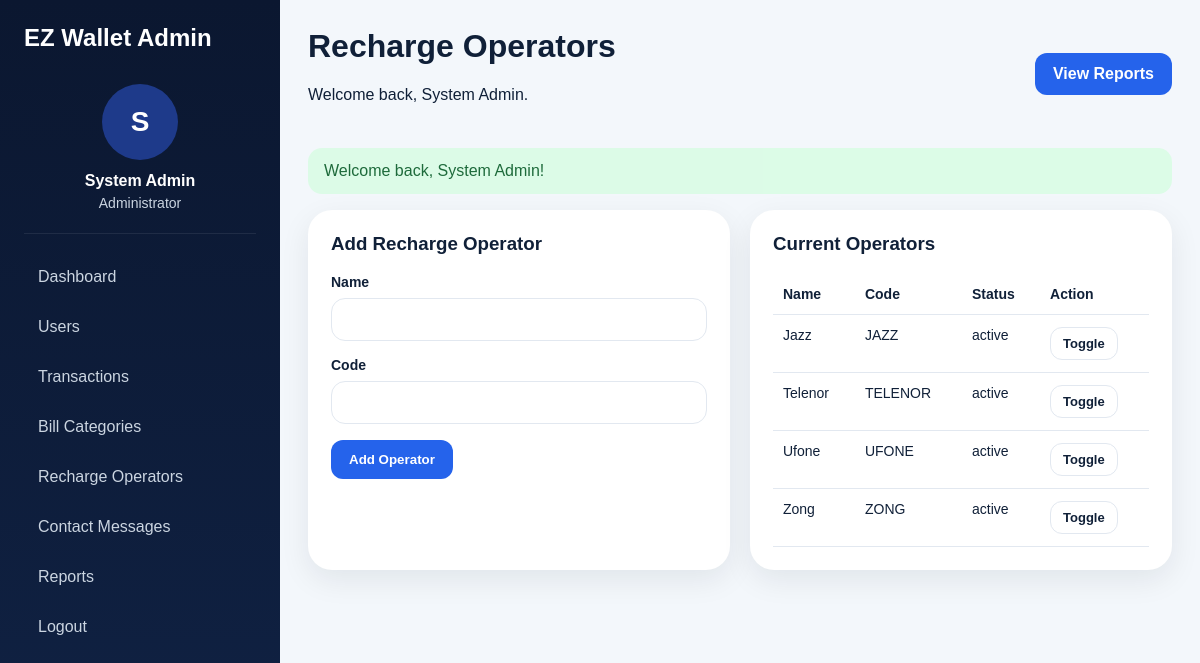
Page /public/index.php?route=admin/operators (signed in) on the committed database.
### tables this page shows
CREATE TABLE wallets (id INT AUTO_INCREMENT PRIMARY KEY,user_id INT NOT NULL UNIQUE,balance DECIMAL(12,2) NOT NULL DEFAULT 0.00,created_at DATETIME NOT NULL,updated_at DATETIME NOT NULL,CONSTRAINT fk_wallet_user FOREIGN KEY (user_id) REFERENCES users(id) ON DELETE CASCADE);

CREATE TABLE users (id INT AUTO_INCREMENT PRIMARY KEY,name VARCHAR(120) NOT NULL,username VARCHAR(80) NOT NULL UNIQUE,email VARCHAR(150) NOT NULL UNIQUE,phone VARCHAR(30) NOT NULL,password_hash VARCHAR(255) NOT NULL,role ENUM('admin','user') NOT NULL DEFAULT 'user',status ENUM('active','inactive') NOT NULL DEFAULT 'active',avatar VARCHAR(255) NULL,created_at DATETIME NOT NULL,updated_at DATETIME NOT NULL);

CREATE TABLE recharge_operators (id INT AUTO_INCREMENT PRIMARY KEY,name VARCHAR(120) NOT NULL,code VARCHAR(50) NOT NULL UNIQUE,status ENUM('active','inactive') NOT NULL DEFAULT 'active',created_at DATETIME NOT NULL);

### controllers/BaseController.php (called while the page is built, shortened)
<?php
abstract class BaseController
{
    protected function view(string $view, array $data = [], string $layout = 'app'): void
    {
        extract($data);
        $layoutFile = __DIR__ . '/../views/layouts/' . $layout . '.php';
        require $layoutFile;
    }
}

### controllers/AdminController.php (called while the page is built, shortened)
<?php
class AdminController extends BaseController
{
    public function operators(): void { require_admin(); $this->view('admin/operators', ['title'=>'Recharge Operators','operators'=>(new Recharge())->adminOperators()], 'admin'); }
}

### public/index.php (called while the page is built, shortened)
<?php
require_once __DIR__ . '/../routes/web.php';
$route = $_GET['route'] ?? 'home';
[$controllerClass, $method] = $routes[$route];
$controller = new $controllerClass();
$controller->$method();

### config/database.php (called while the page is built)
<?php
class Database
{
    private static ?PDO $instance = null;
    public static function getInstance(): PDO
    {
        if (self::$instance === null) {
            $config = require __DIR__ . '/app.php';
            $db = $config['db'];
            $dsn = sprintf(
                'mysql:host=%s;port=%s;dbname=%s;charset=%s',
                $db['host'],
                $db['port'],
                $db['database'],
                $db['charset']
            );
            self::$instance = new PDO($dsn, $db['username'], $db['password'], [
                PDO::ATTR_ERRMODE => PDO::ERRMODE_EXCEPTION,
                PDO::ATTR_DEFAULT_FETCH_MODE => PDO::FETCH_ASSOC,
                PDO::ATTR_EMULATE_PREPARES => false,
            ]);
        }
        return self::$instance;
    }
}

### models/BaseModel.php (called while the page is built, shortened)
<?php
abstract class BaseModel
{
    public function __construct()
    {
        $this->db = Database::getInstance();
    }
}

### models/User.php (called while the page is built, shortened)
<?php
class User extends BaseModel
{
    public function findById(int $id): ?array
    {
        $stmt = $this->db->prepare("SELECT u.*, w.balance FROM users u LEFT JOIN wallets w ON w.user_id=u.id WHERE u.id=?");
        $stmt->execute([$id]);
        return $stmt->fetch() ?: null;
    }
}

### includes/auth.php (called while the page is built, shortened)
<?php
function auth_user(): ?array
{
    if (!empty($_SESSION['user_id'])) {
        return (new User())->findById((int)$_SESSION['user_id']);
    }
    return null;
}

### includes/helpers.php (called while the page is built, shortened)
<?php
function app_config(): array
{
    static $config = null;
    if ($config === null) {
        $config = require __DIR__ . '/../config/app.php';
    }
    return $config;
}
function base_url(string $path = ''): string
{
    $base = rtrim(app_config()['base_path'], '/');
    $path = ltrim($path, '/');
    return $base . ($path ? '/' . $path : '');
}
function e(?string $value): string
{
    return htmlspecialchars((string)$value, ENT_QUOTES, 'UTF-8');
}
function current_route(): string
{
    return $_GET['route'] ?? 'home';
}
function route_is(string $route): bool
{
    return current_route() === $route;
}

### config/app.php (called while the page is built)
<?php
return [
    'app_name' => 'EZ Wallet Secure Financial Transaction',
    'base_path' => '/ez_wallet_secure/public',
    'db' => [
        'host' => '127.0.0.1',
        'port' => '3306',
        'database' => 'ez_wallet_secure',
        'username' => 'root',
        'password' => '',
        'charset' => 'utf8mb4',
    ],
    'currency' => 'PKR',
    'upload_dir' => dirname(__DIR__) . '/uploads/avatars',
    'max_upload_size' => 2097152,
];

### models/Recharge.php (called while the page is built, shortened)
<?php
class Recharge extends BaseModel
{
    public function adminOperators(): array
    {
        return $this->db->query("SELECT * FROM recharge_operators ORDER BY name")->fetchAll();
    }
}

### views/admin/operators.php (the view)
<div class="grid-2"><div class="card"><h3>Add Recharge Operator</h3><form method="post" action="<?= base_url('index.php?route=admin/operators/store') ?>"><input type="hidden" name="_csrf" value="<?= csrf_token() ?>"><div class="form-group"><label>Name</label><input type="text" name="name" required></div><div class="form-group"><label>Code</label><input type="text" name="code" required></div><button class="btn btn-primary" type="submit">Add Operator</button></form></div><div class="card"><h3>Current Operators</h3><div class="table-wrap"><table><thead><tr><th>Name</th><th>Code</th><th>Status</th><th>Action</th></tr></thead><tbody><?php foreach ($operators as $operator): ?><tr><td><?= e($operator['name']) ?></td><td><?= e($operator['code']) ?></td><td><?= e($operator['status']) ?></td><td><form method="post" action="<?= base_url('index.php?route=admin/operators/toggle') ?>" class="inline-form"><input type="hidden" name="_csrf" value="<?= csrf_token() ?>"><input type="hidden" name="id" value="<?= (int)$operator['id'] ?>"><button class="btn btn-sm btn-outline">Toggle</button></form></td></tr><?php endforeach; ?></tbody></table></div></div></div>

### views/partials/admin_sidebar.php
<?php $auth = auth_user(); ?><aside class="sidebar admin-sidebar"><div class="sidebar-brand">EZ Wallet Admin</div><div class="sidebar-user"><div class="avatar-circle admin-avatar"><span><?= strtoupper(substr($auth['name'], 0, 1)) ?></span></div><h4><?= e($auth['name']) ?></h4><p>Administrator</p></div><nav class="sidebar-nav"><a href="<?= base_url('index.php?route=admin/dashboard') ?>" class="<?= route_is('admin/dashboard') ? 'active' : '' ?>">Dashboard</a><a href="<?= base_url('index.php?route=admin/users') ?>">Users</a><a href="<?= base_url('index.php?route=admin/transactions') ?>">Transactions</a><a href="<?= base_url('index.php?route=admin/bill-categories') ?>">Bill Categories</a><a href="<?= base_url('index.php?route=admin/operators') ?>">Recharge Operators</a><a href="<?= base_url('index.php?route=admin/contact-messages') ?>">Contact Messages</a><a href="<?= base_url('index.php?route=admin/reports') ?>">Reports</a><a href="<?= base_url('index.php?route=logout') ?>">Logout</a></nav></aside>

### views/partials/dashboard_header.php
<?php $auth = auth_user(); ?><header class="dashboard-header"><div><h1><?= e($title ?? 'Dashboard') ?></h1><p>Welcome back, <?= e($auth['name']) ?>.</p></div><div class="header-actions"><?php if ($auth['role'] === 'user'): ?><a href="<?= base_url('index.php?route=wallet/send-money') ?>" class="btn btn-primary">Send Money</a><a href="<?= base_url('index.php?route=wallet/add-money') ?>" class="btn btn-outline">Add Money</a><?php else: ?><a href="<?= base_url('index.php?route=admin/reports') ?>" class="btn btn-primary">View Reports</a><?php endif; ?></div></header>

### assets/css/app.css (style rules this page uses)
:root { --bg:#07111f;--bg2:#0c1b31;--text:#102038;--muted:#64748b;--primary:#2563eb;--primary2:#1d4ed8;--success:#15803d;--danger:#dc2626;--border:#e2e8f0 }
* { box-sizing:border-box }
body { margin:0;font-family:Arial,Helvetica,sans-serif;color:var(--text);background:#f3f7fb }
a { text-decoration:none;color:var(--primary) }
h1,h2,h3,h4,p { margin-top:0 }
.btn { display:inline-flex;align-items:center;justify-content:center;padding:12px 18px;border-radius:12px;border:none;cursor:pointer;font-weight:700 }
.btn-primary { background:var(--primary);color:#fff }
.btn-outline { background:#fff;border:1px solid var(--border);color:var(--text) }
.btn-sm { padding:8px 12px;font-size:13px }
.glass-card,.card,.info-card,.auth-card,.form-card,.stat-card { background:#fff;border:1px solid rgba(255,255,255,.4);border-radius:24px;box-shadow:0 10px 30px rgba(15,23,42,.08) }
.two-col,.grid-2 { display:grid;grid-template-columns:repeat(2,1fr);gap:20px }
.form-group { display:grid;gap:8px;margin-bottom:16px }
.form-group label { font-weight:700;font-size:14px }
.form-group input,.form-group textarea,.form-group select { width:100%;padding:12px 14px;border:1px solid var(--border);border-radius:14px;background:#fff;font-size:15px }
.sidebar { background:linear-gradient(180deg,#0b1730,#102244);color:#fff;padding:24px;position:sticky;top:0;height:100vh }
.sidebar-brand { font-size:24px;font-weight:800;margin-bottom:20px }
.sidebar-user { text-align:center;padding:12px 0 22px;border-bottom:1px solid rgba(255,255,255,.08) }
.avatar-circle { width:76px;height:76px;border-radius:50%;background:#1e3a8a;display:grid;place-items:center;margin:0 auto 12px;font-size:28px;font-weight:800;overflow:hidden }
.sidebar-user h4 { margin:0 0 5px }
.sidebar-user p { margin:0;color:#cbd5e1;font-size:14px }
.sidebar-nav { display:grid;gap:8px;margin-top:22px }
.sidebar-nav a { color:#cbd5e1;padding:12px 14px;border-radius:14px }
.dashboard-header { display:flex;justify-content:space-between;align-items:center;padding:28px 28px 0;gap:16px }
.header-actions { display:flex;gap:10px;flex-wrap:wrap }
.card { padding:22px }
.table-wrap { overflow:auto }
table { width:100%;border-collapse:collapse }
th,td { padding:12px 10px;border-bottom:1px solid var(--border);text-align:left;vertical-align:top;font-size:14px }
.inline-form { display:flex;gap:10px;align-items:center;flex-wrap:wrap }

### rows in the picture
wallets: user.name "S", user.name "System Admin"
recharge_operators: name "Jazz", code "JAZZ", status "active"
recharge_operators: name "Telenor", code "TELENOR", status "active"
recharge_operators: name "Ufone", code "UFONE", status "active"
recharge_operators: name "Zong", code "ZONG", status "active"

### other values in the picture
$title "Recharge Operators"
$flash['message'] "Welcome back, System Admin!"
